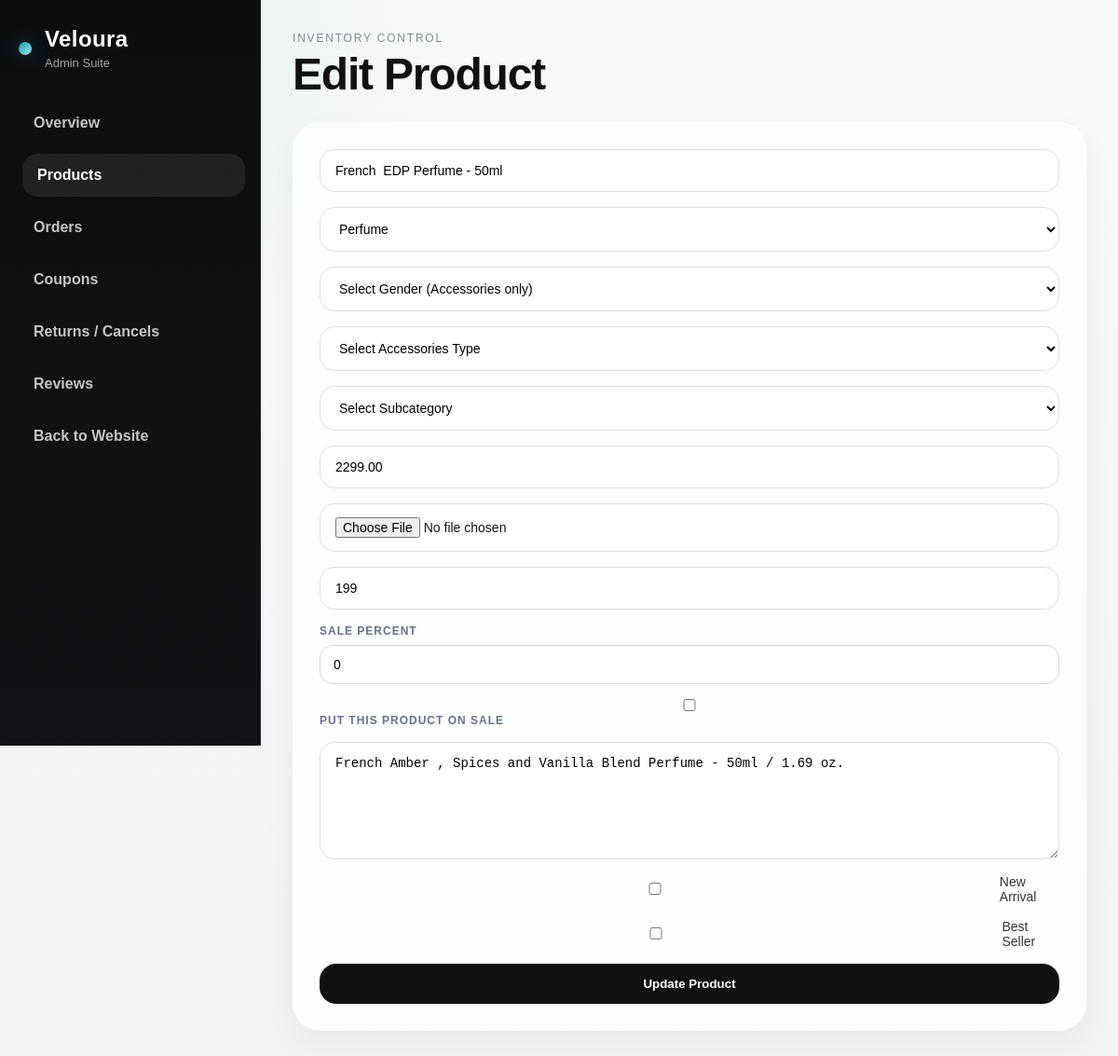
The page /dashboard/products/edit/24/ (signed in) on the database its author committed.
### products/models.py (models this page shows, shortened)
class Product(models.Model):
    CATEGORY_CHOICES = [
        ('Women', 'Women'),
        ('Men', 'Men'),
        ('Kids', 'Kids'),
        ('Home', 'Accessories'),
        ('Perfume', 'Perfume'),
    ]
    GENDER_CHOICES = [
        ('Men', 'Men'),
        ('Women', 'Women'),
    ]
    ACCESSORY_TYPE_CHOICES = [
        ('Shoes', 'Shoes'),
        ('Watches', 'Watches'),
        ('Glasses', 'Glasses'),
        ('Belts', 'Belts'),
        ('Wallets', 'Wallets'),
        ('Purse', 'Purse'),
        ('Jewellery', 'Jewellery'),
        ('Skin-Care', 'Skin-Care'),
    ]
    SUBCATEGORY_CHOICES = [
        ('Shirts', 'Shirts'),
        ('T-Shirts', 'T-Shirts'),
        ('Jeans', 'Jeans'),
        ('Formal', 'Formal'),
        ('Polos', 'Polos'),
        ('Jackets', 'Jackets'),
        ('Trousers', 'Trousers'),
        ('Dresses', 'Dresses'),
        ('Tops', 'Tops'),
        ('Kurtas', 'Kurtas'),
        ('Sarees', 'Sarees'),
        ('Skirts', 'Skirts'),
        ('Co-ords', 'Co-ords'),
        ('Leggings', 'Leggings'),
        ('Boys Wear', 'Boys Wear'),
        ('Girls Wear', 'Girls Wear'),
        ('Sets', 'Sets'),
        ('Nightwear', 'Nightwear'),
        ('Baby Wear', 'Baby Wear'),
    ]
    name = models.CharField(max_length=200)
    category = models.CharField(max_length=50, choices=CATEGORY_CHOICES, default='Women')
    price = models.DecimalField(max_digits=10, decimal_places=2)
    image = models.ImageField(upload_to='products/')
    description = models.TextField()
    is_new_arrival = models.BooleanField(default=False)
    is_best_seller = models.BooleanField(default=False)
    is_on_sale = models.BooleanField(default=False)
    sale_percent = models.PositiveIntegerField(default=0)
    gender = models.CharField(max_length=20, choices=GENDER_CHOICES, blank=True, null=True)
    accessory_type = models.CharField(max_length=50, choices=ACCESSORY_TYPE_CHOICES, blank=True, null=True)
    subcategory = models.CharField(max_length=50, choices=SUBCATEGORY_CHOICES, blank=True, null=True)
    stock = models.PositiveIntegerField(default=0)

### products/views.py (the view, shortened to what this page needs)
# urls.py: path('dashboard/products/edit/<int:product_id>/', views.dashboard_edit_product, name='dashboard_edit_product'),
@login_required
def dashboard_edit_product(request, product_id):
    if not request.user.is_superuser:
        return redirect('/')
    product = get_object_or_404(Product, id=product_id)
    return render(request, 'dashboard/edit_product.html', {'product': product})

### products/context_processors.py (called while the page is built)
def cart_count(request):
    cart = request.session.get('cart', {})
    total_items = sum(item['quantity'] for item in cart.values())
    return {
        'cart_count': total_items
    }

def wishlist_count(request):
    wishlist = request.session.get('wishlist', {})
    return {
        'wishlist_count': len(wishlist)
    }

### templates/dashboard/edit_product.html (shortened to what this page needs)
{% load static %}
<!DOCTYPE html>
<html lang="en">
<head>
    <link rel="stylesheet" href="{% static 'style.css' %}">
</head>
<body>
<section class="lux-dashboard-shell">
    <aside class="lux-dashboard-sidebar">
        <div class="lux-dashboard-brand">
            <span class="lux-brand-dot"></span>
            <div>
                <h2>Veloura</h2>
                <p>Admin Suite</p>
            </div>
        </div>
        <nav class="lux-dashboard-menu">
            <a href="{% url 'dashboard_overview' %}">Overview</a>
            <a href="{% url 'dashboard_products' %}" class="active">Products</a>
            <a href="{% url 'dashboard_orders' %}">Orders</a>
            <a href="{% url 'dashboard_coupons' %}">Coupons</a>
            <a href="{% url 'dashboard_order_requests' %}">Returns / Cancels</a>
            <a href="{% url 'dashboard_reviews' %}">Reviews</a>
            <a href="/">Back to Website</a>
        </nav>
    </aside>
    <main class="lux-dashboard-content">
        <div class="lux-dashboard-header">
            <div>
                <p class="lux-dashboard-kicker">Inventory Control</p>
                <h1>Edit Product</h1>
            </div>
        </div>
        <div class="lux-form-card">
            <form method="post" enctype="multipart/form-data" class="lux-form-grid">
                <input type="text" name="name" value="{{ product.name }}" required>
                <select name="category" required>
                    <option value="Perfume" {% if product.category == "Perfume" %}selected{% endif %}>Perfume</option>
                </select>
                <select name="gender">
                    <option value="">Select Gender (Accessories only)</option>
                </select>
                <select name="accessory_type">
                    <option value="">Select Accessories Type</option>
                </select>
                <select name="subcategory">
                    <option value="">Select Subcategory</option>
                </select>
                <input type="number" step="0.01" name="price" value="{{ product.price }}" required>
                <input type="file" name="image">
                <input type="number" name="stock" value="{{ product.stock }}" min="0" required>
                <div class="dashboard-form-group">
    <label>Sale Percent</label>
    <input type="number" name="sale_percent" min="0" max="90" value="{{ product.sale_percent }}">
</div>
<div class="dashboard-form-group full-span">
    <label>
        <input type="checkbox" name="is_on_sale" {% if product.is_on_sale %}checked{% endif %}>
        Put this product on Sale
    </label>
</div>
                <textarea name="description" rows="6" required>{{ product.description }}</textarea>
                <label class="lux-check">
                    <input type="checkbox" name="is_new_arrival" {% if product.is_new_arrival %}checked{% endif %}>
                    <span>New Arrival</span>
                </label>
                <label class="lux-check">
                    <input type="checkbox" name="is_best_seller" {% if product.is_best_seller %}checked{% endif %}>
                    <span>Best Seller</span>
                </label>
                <button type="submit" class="lux-main-btn full-width-btn">Update Product</button>
            </form>
        </div>
    </main>
</section>
</body>
</html>

### rows shown on the page
Product: name "French EDP Perfume - 50ml", category "Perfume", price "2299.00", stock "199", sale_percent "0", description "French Amber , Spices and Vanilla Blend Perfume - 50ml / 1.69 oz."
